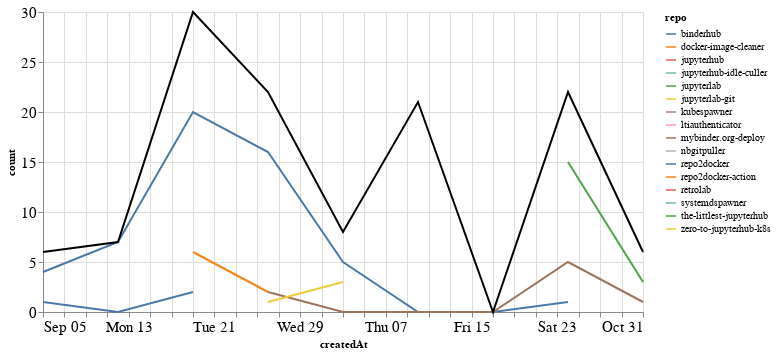

The cell this chart's notebook holds for it:
### Markdown cell above
### Comments

### Code cell
comments_time = comments.groupby('repo').resample('W', on='createdAt').count()['author'].reset_index()
comments_time = comments_time.rename(columns={'author': 'count'})
comments_time_total = comments_time.groupby('createdAt').agg({"count": "sum"}).reset_index()
ch1 = alt.Chart(comments_time, width=600).mark_line().encode(
    x='createdAt',
    y='count',
    color='repo',
    tooltip="repo"
)

ch2 = alt.Chart(comments_time_total, width=600).mark_line(color="black").encode(
    x='createdAt',
    y='count',
)

ch1 + ch2

### Figure 1 — Vega-Lite specification as saved in the notebook (floating-point values rounded to 4 significant figures)
{"config": {"axisLeft": {"labelFontSize": 15}, "axisBottom": {"labelFontSize": 15}}, "layer": [{"data": {"name": "data-73fd4aed06a79b5ab1542b1790e821c8"}, "mark": "line", "encoding": {"color": {"type": "nominal", "field": "repo"}, "tooltip": {"type": "nominal", "field": "repo"}, "x": {"type": "temporal", "field": "createdAt"}, "y": {"type": "quantitative", "field": "count"}}, "width": 600}, {"data": {"name": "data-8dfa75e566fd0a6769c4b2d77b4218fd"}, "mark": {"type": "line", "color": "black"}, "encoding": {"x": {"type": "temporal", "field": "createdAt"}, "y": {"type": "quantitative", "field": "count"}}, "width": 600}], "$schema": "https://vega.github.io/schema/vega-lite/v4.8.1.json", "datasets": {"data-73fd4aed06a79b5ab1542b1790e821c8": [{"repo": "binderhub", "createdAt": "2021-09-05T00:00:00", "count": 4}, {"repo": "binderhub", "createdAt": "2021-09-12T00:00:00", "count": 7}, {"repo": "binderhub", "createdAt": "2021-09-19T00:00:00", "count": 20}, {"repo": "binderhub", "createdAt": "2021-09-26T00:00:00", "count": 16}, {"repo": "binderhub", "createdAt": "2021-10-03T00:00:00", "count": 5}, {"repo": "binderhub", "createdAt": "2021-10-10T00:00:00", "count": 0}, {"repo": "binderhub", "createdAt": "2021-10-17T00:00:00", "count": 0}, {"repo": "binderhub", "createdAt": "2021-10-24T00:00:00", "count": 1}, {"repo": "docker-image-cleaner", "createdAt": "2021-09-19T00:00:00", "count": 6}, {"repo": "docker-image-cleaner", "createdAt": "2021-09-26T00:00:00", "count": 2}, {"repo": "jupyterhub", "createdAt": "2021-10-10T00:00:00", "count": 17}, {"repo": "jupyterhub-idle-culler", "createdAt": "2021-09-26T00:00:00", "count": 1}, {"repo": "jupyterlab", "createdAt": "2021-10-10T00:00:00", "count": 1}, {"repo": "jupyterlab-git", "createdAt": "2021-10-10T00:00:00", "count": 3}, {"repo": "kubespawner", "createdAt": "2021-10-24T00:00:00", "count": 1}, {"repo": "ltiauthenticator", "createdAt": "2021-09-19T00:00:00", "count": 1}, {"repo": "mybinder.org-deploy", "createdAt": "2021-09-26T00:00:00", "count": 2}, {"repo": "mybinder.org-deploy", "createdAt": "2021-10-03T00:00:00", "count": 0}, {"repo": "mybinder.org-deploy", "createdAt": "2021-10-10T00:00:00", "count": 0}, {"repo": "mybinder.org-deploy", "createdAt": "2021-10-17T00:00:00", "count": 0}, {"repo": "mybinder.org-deploy", "createdAt": "2021-10-24T00:00:00", "count": 5}, {"repo": "mybinder.org-deploy", "createdAt": "2021-10-31T00:00:00", "count": 1}, {"repo": "nbgitpuller", "createdAt": "2021-09-05T00:00:00", "count": 1}, {"repo": "repo2docker", "createdAt": "2021-09-05T00:00:00", "count": 1}, {"repo": "repo2docker", "createdAt": "2021-09-12T00:00:00", "count": 0}, {"repo": "repo2docker", "createdAt": "2021-09-19T00:00:00", "count": 2}, {"repo": "repo2docker-action", "createdAt": "2021-09-19T00:00:00", "count": 1}, {"repo": "retrolab", "createdAt": "2021-10-31T00:00:00", "count": 1}, {"repo": "systemdspawner", "createdAt": "2021-10-31T00:00:00", "count": 1}, {"repo": "the-littlest-jupyterhub", "createdAt": "2021-10-24T00:00:00", "count": 15}, {"repo": "the-littlest-jupyterhub", "createdAt": "2021-10-31T00:00:00", "count": 3}, {"repo": "zero-to-jupyterhub-k8s", "createdAt": "2021-09-26T00:00:00", "count": 1}, {"repo": "zero-to-jupyterhub-k8s", "createdAt": "2021-10-03T00:00:00", "count": 3}], "data-8dfa75e566fd0a6769c4b2d77b4218fd": [{"createdAt": "2021-09-05T00:00:00", "count": 6}, {"createdAt": "2021-09-12T00:00:00", "count": 7}, {"createdAt": "2021-09-19T00:00:00", "count": 30}, {"createdAt": "2021-09-26T00:00:00", "count": 22}, {"createdAt": "2021-10-03T00:00:00", "count": 8}, {"createdAt": "2021-10-10T00:00:00", "count": 21}, {"createdAt": "2021-10-17T00:00:00", "count": 0}, {"createdAt": "2021-10-24T00:00:00", "count": 22}, {"createdAt": "2021-10-31T00:00:00", "count": 6}]}}
